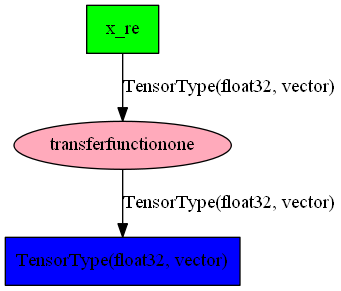

Write Python code to recreate this figure.
import theano
import theano.tensor as T
import numpy as np

from optest import transferfunctionone

x_re = T.vector('x_re', theano.config.floatX)

z_re = transferfunctionone(x_re)

z_func = theano.function([x_re], [z_re], allow_input_downcast=True)

X = np.asarray([1 + 0j, 3+1j])
Z_re = z_func(np.real(X))
Z = Z_re

print "X=",X
print "Z=",Z




theano.printing.pydotprint(z_func, outfile="optesterone.png", var_with_name_simple=True)
print z_func.maker.fgraph.toposort()
